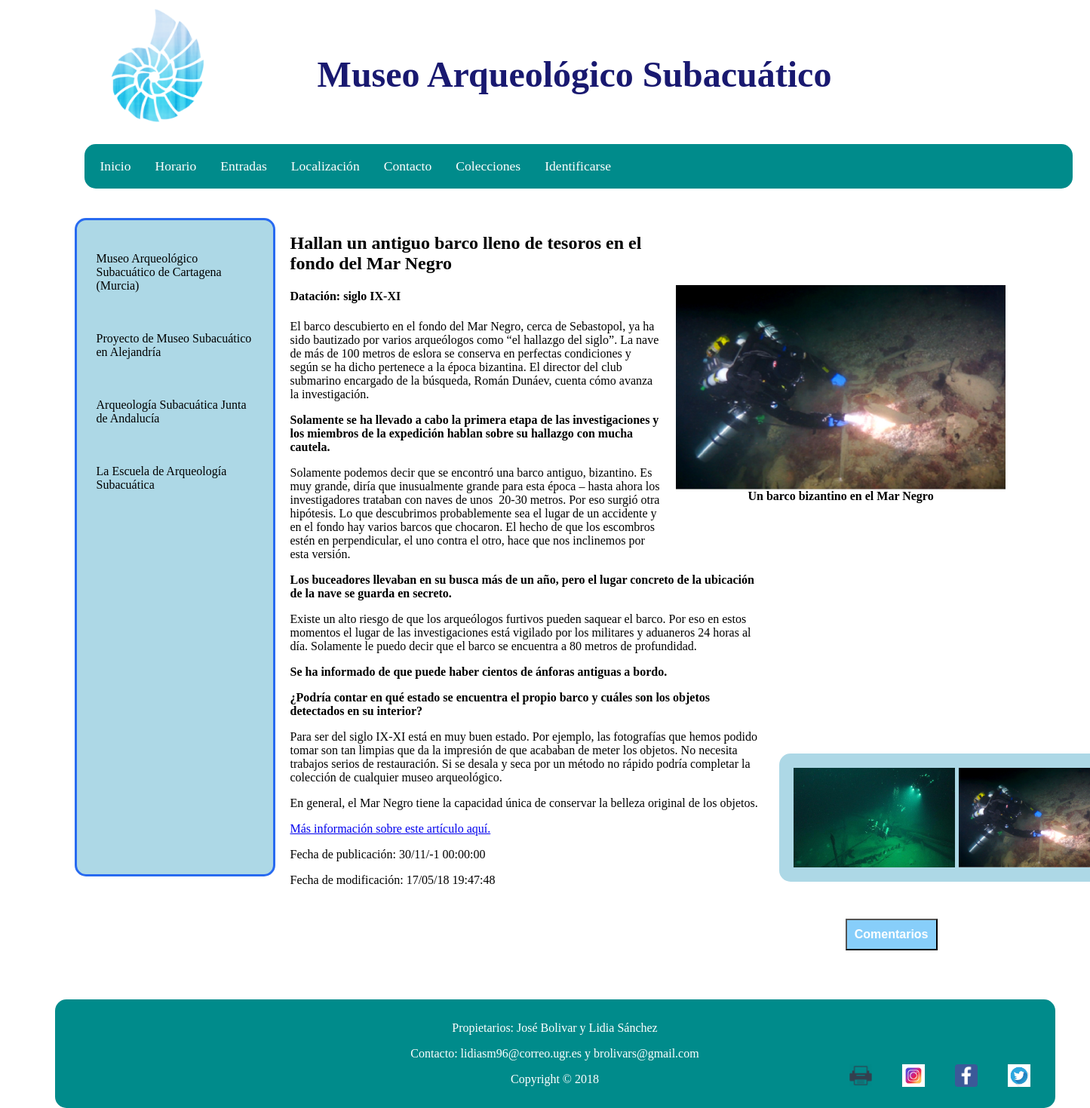
/PHP/index.php?obra=3, run on the app's committed database.
### tables this page shows
CREATE TABLE `obras` (
  `ID` int(3) NOT NULL,
  `miniatura` text NOT NULL,
  `descripcion` text NOT NULL,
  `Titulo` text NOT NULL,
  `Imagen` text NOT NULL,
  `Fecha_Publicacion` timestamp NULL DEFAULT NULL ON UPDATE CURRENT_TIMESTAMP,
  `Fecha_Modificacion` timestamp NOT NULL DEFAULT '0000-00-00 00:00:00'
);

### PHP/index.php (called while the page is built, shortened)
<?php
    require_once("bd/ConexionBD.php");
    require("controladores/controlador_Obras.php");
?>

### PHP/bd/ConexionBD.php (called while the page is built, shortened)
<?php
    class ConexionBD {
        public static function abrirConexion() {
    	    $conexion = new mysqli('localhost', 'sibw1718', 'sibw1718') or exit('No se pudo conectar con el servidor');
    	    mysqli_select_db($conexion,'p4_sibw_bd') or die ( "No se ha podido conectar a la base de datos" );
        	mysqli_set_charset($conexion, 'utf8');
        	return $conexion;
        }
    }
?>

### PHP/modelos/modelo_Obras.php (called while the page is built, shortened)
<?php
class ModeloObras{
	public $conexionBD;
    public function __construct() {
	    $this->conexionBD = ConexionBD::abrirConexion();
    }
    public function getNombre ($id_obra) {
        $seleccion = "SELECT Titulo FROM obras WHERE ID = $id_obra";
        $resultado = mysqli_query ($this->conexionBD, $seleccion);
        $nombre = array();
        while ( $fila = mysqli_fetch_array ($resultado) ) {
            $nombre = $fila[0];
        }
        return $nombre;
    }
    public function getImagen ($id_obra) {
        $seleccion = "SELECT Imagen FROM obras WHERE ID = $id_obra";
        $resultado = mysqli_query ($this->conexionBD, $seleccion);
        while ( $fila = mysqli_fetch_array ($resultado) ) {
            $imagen = $fila[0];
        }
        return $imagen;
    }
    public function getDescripcion ($id_obra) {
        $seleccion = "SELECT descripcion FROM obras WHERE ID = $id_obra";
        $resultado = mysqli_query ($this->conexionBD, $seleccion);
        while ( $fila = mysqli_fetch_array ($resultado) ) {
            $descripcion = $fila[0];
        }
        return $descripcion;
    }
    public function getGaleria ($id_obra) {
        $seleccion = "SELECT ruta_imagen FROM galerias WHERE obra_asociada=$id_obra";
        $resultado = mysqli_query ($this->conexionBD, $seleccion);
        $galeria = array();
        while ( $fila = mysqli_fetch_array ($resultado, MYSQLI_ASSOC) ) {
            $galeria[] = $fila['ruta_imagen'];
        }
        return $galeria;
    }
    public function getFechaPublicacion($id_obra) {
        $seleccion = "SELECT Fecha_Publicacion FROM obras WHERE ID = $id_obra";
        $resultado = mysqli_query ($this->conexionBD, $seleccion);
        while ( $fila = mysqli_fetch_array ($resultado) ) {
            $fecha_publ = $fila[0];
        }
        return $fecha_publ;
    }
    public function getFechaModificacion($id_obra) {
        $seleccion = "SELECT Fecha_Modificacion FROM obras WHERE ID = $id_obra";
        $resultado = mysqli_query ($this->conexionBD, $seleccion);
        while ( $fila = mysqli_fetch_array ($resultado) ) {
            $fecha_mod = $fila[0];
        }
        return $fecha_mod;
    }
}
?>

### PHP/vistas/formulario.php (the view, shortened to what this page needs)
<button id="botonComentarios" onclick="mostrarPanelComentarios()">Comentarios</button>

### PHP/vistas/obra.php (shortened to what this page needs)
<div class = "Contenido">
	<div class="dos_columnas">
		<?php
			if(isset($_GET["obra"])){
				echo "<div class='img_obra'>";
				echo "<img src='../Imagenes/" .$imagen_obra. "'>";
				echo "<div class='pie_foto'>" .$nombre_obra. "</div>";
				echo "</div>";
				echo "<div class ='Descripcion'>";
				echo "<p> $descripcion </p>";
				echo "</div>";
				if (count($galeria_obra) > 0) { ?>
					<div class="galeria">
				        <?php
				          for ($i=0; $i < count($galeria_obra); $i++) {
				            ?>
				            <div class = "obras_galeria">
				            	<?php echo '<img src="../Imagenes/' .$galeria_obra[$i]. '"/>';?>
				            </div>
			          	<?php } ?>
					</div>
				<?php }
       			$fechaPubl_formateada = date('d/m/y H:i:s', strtotime($fecha_publicacion));
				echo "<p>Fecha de publicación: ".$fechaPubl_formateada."</p>";
				$fechaModif_formateada = date('d/m/y H:i:s', strtotime($fecha_modificacion));
				echo "<p>Fecha de modificación: ".$fechaModif_formateada."</p>";
			}
		?>
	</div>
</div>

### CSS/estilo-obras-portada.css (style rules this page uses)
body { font-size: 100%; padding: 0; margin: 0; }
img { width: 100%; height: auto; }
.pie_foto { text-align: center; color: black; font-weight: bold; font-size: 100%; margin-bottom: 10%; width: 100%; }
.Contenido, .video { float: right; width: 48%; margin-right: 28%; margin-bottom: 2%; }
.img_obra { float: right; width: 70%; margin-top: 50px; margin-right: -55%; padding: 3%; }
.galeria { display: grid; grid-template-columns: auto auto auto; grid-column-gap: 5px; grid-row-gap: 5px; width: 70%; border-radius: 15px; background-color: lightblue; padding: 15px; float: right; width: 70%; margin-top: -20%; margin-right: -80%; padding: 3%; }
.obras_galeria { width: 100%; height: auto; float: right; }
#botonComentarios { float: right; color: white; font-weight: bold; background: lightskyblue; margin-right: 10%; margin-left: 10%; margin-bottom: 5%; padding: 10px; font-size: 100%; }

### CSS/estilo-print.css (style rules this page uses)
body { font-size: 100%; margin-left: 50px; }
img { width: 100%; height: 20%; position: absolute; margin-top: -40%; }
.pie_foto { text-align: center; color: black; font-weight: bold; font-size: 100%; margin-bottom: 10%; margin-top: -10%; width: 100%; position: absolute; }
.Contenido { float: right; width: 100%; margin-right: 5%; margin-bottom: 2%; font: serif; }
.img_obra { float: left; background-color: white; width: 100%; margin-top: 5%; }
button { display: none; }
.dos_columnas { column-count: 2; margin-top: 40%; }
.galera, .obras_galeria { display: none; }

### data on the page
obras: Imagen (picture), Titulo "Un barco bizantino en el Mar Negro", descripcion "Hallan un antiguo barco lleno de tesoros en el fondo del Mar Negro Datación: siglo IX-XI El barco descubierto en el fondo del Mar Negro, cerca de Sebastopol, ya ha sido bautizado por varios arqueólogos como “el hallazgo del siglo”. La nave de más de 100 metros de eslora se conserva en perfectas condiciones y según se ha dicho pertenece a la época bizantina. El director del club submarino encargado de la búsqueda, Román Dunáev, cuenta cómo avanza la investigación. Solamente se ha llevado a cabo la primera etapa de las investigaciones y los miembros de la expedición hablan sobre su hallazgo con mucha cautela. Solamente podemos decir que se encontró una barco antiguo, bizantino. Es muy grande,…", Fecha_Publicacion "30/11/-1 00:00:00", Fecha_Modificacion "17/05/18 19:47:48"

### other printed values
$nombresMenus[$i] "Inicio"
$nombresMenus[$i] "Horario"
$nombresMenus[$i] "Entradas"
$nombresMenus[$i] "Localización"
$nombresMenus[$i] "Contacto"
$nombresMenus[$i] "Colecciones"
$nombresMenus[$i] "Identificarse"
